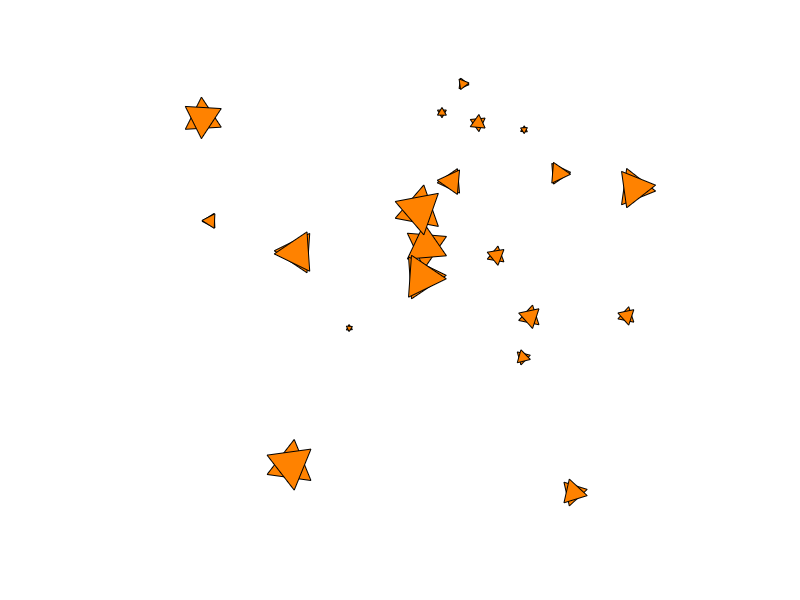

Write the MATLAB code that produced this figure.
% Simulating stars
function main
    pause(1)
    figure
    nst = 20; th = 0;
    for ndx = 1:nst
        pos(ndx,:) = rand(1,2)*10;
        scale(ndx) = rand(1,1) * .9 + .1;
        rate(ndx) = rand(1,1) * 3 + 1;
    end
    for frame = 1:20
        for str = 1:nst
            star(pos(str,:), ...	% location
                scale(str), ... % scale
                th, ...	% basic angle
                rate(str))	% angle multiplier
        end
        colormap autumn
        axis equal; axis([-.5 10.5 -.5 10.5])
        axis off; hold off
        th = mod(th + .1, 20*pi);
        pause(0.1)
    end
end
function star(pt, sc, v, th)
    % draw a star at pt(1), pt(2),
    % scaled with sc, at angle v*th
    triangle(1, v*th, pt, sc)
    hold on
    triangle(-1, v*th, pt, sc)
end
function triangle( up, th, pt, sc )
    pts = [-.5	.5	0	-.5;	% x values
        -.289 -.289 .577 -.289]; % y values
    % rotation matrix
    A = sc * [cos(th), -sin(th); sin(th), cos(th)];
    thePts = A * pts;
    fill( thePts(1,:) + pt(1), ...
        up*thePts(2,:) + pt(2), 1);
end
